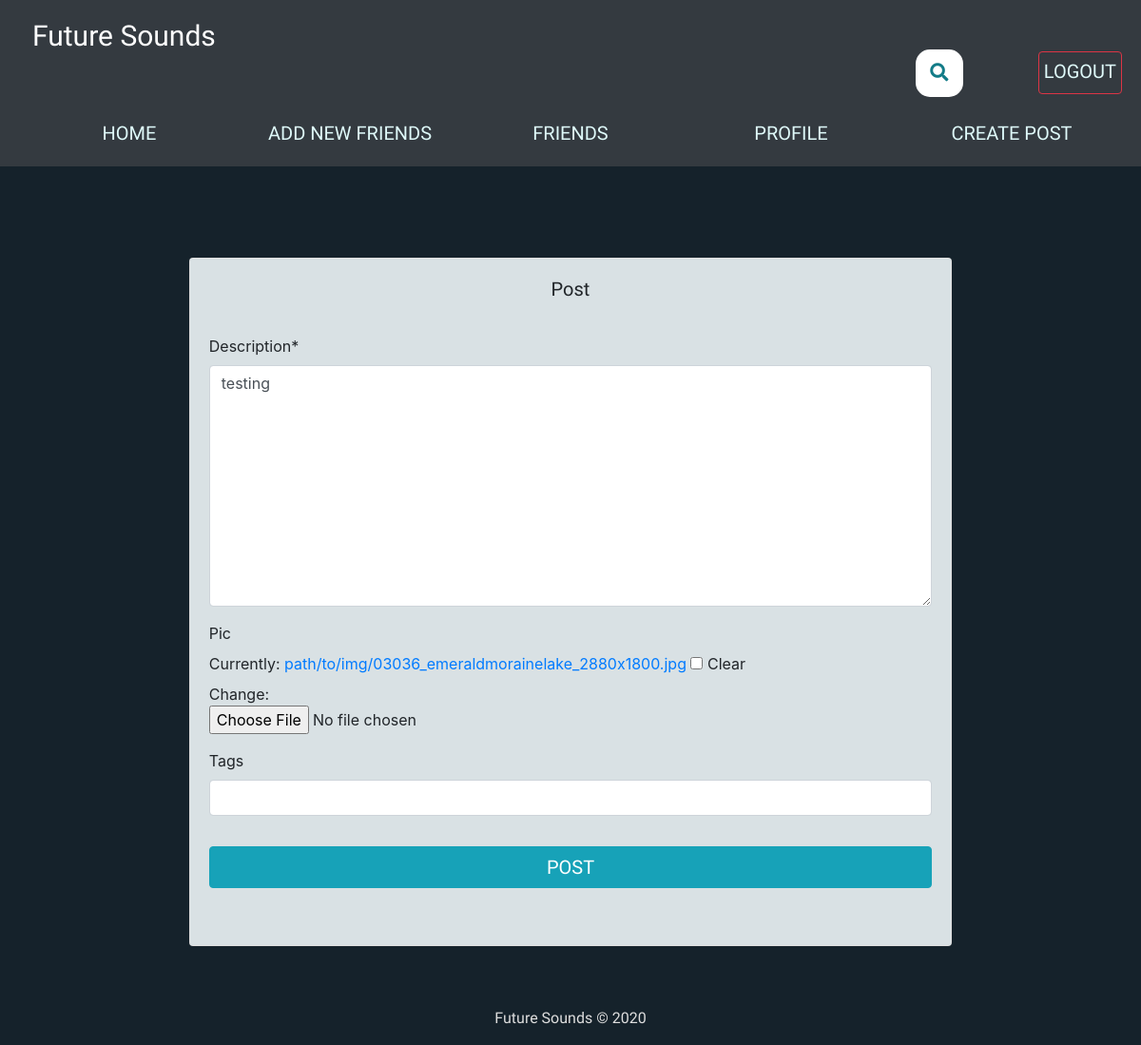
Page /post/22/update/ (signed in) on the earlier database version.
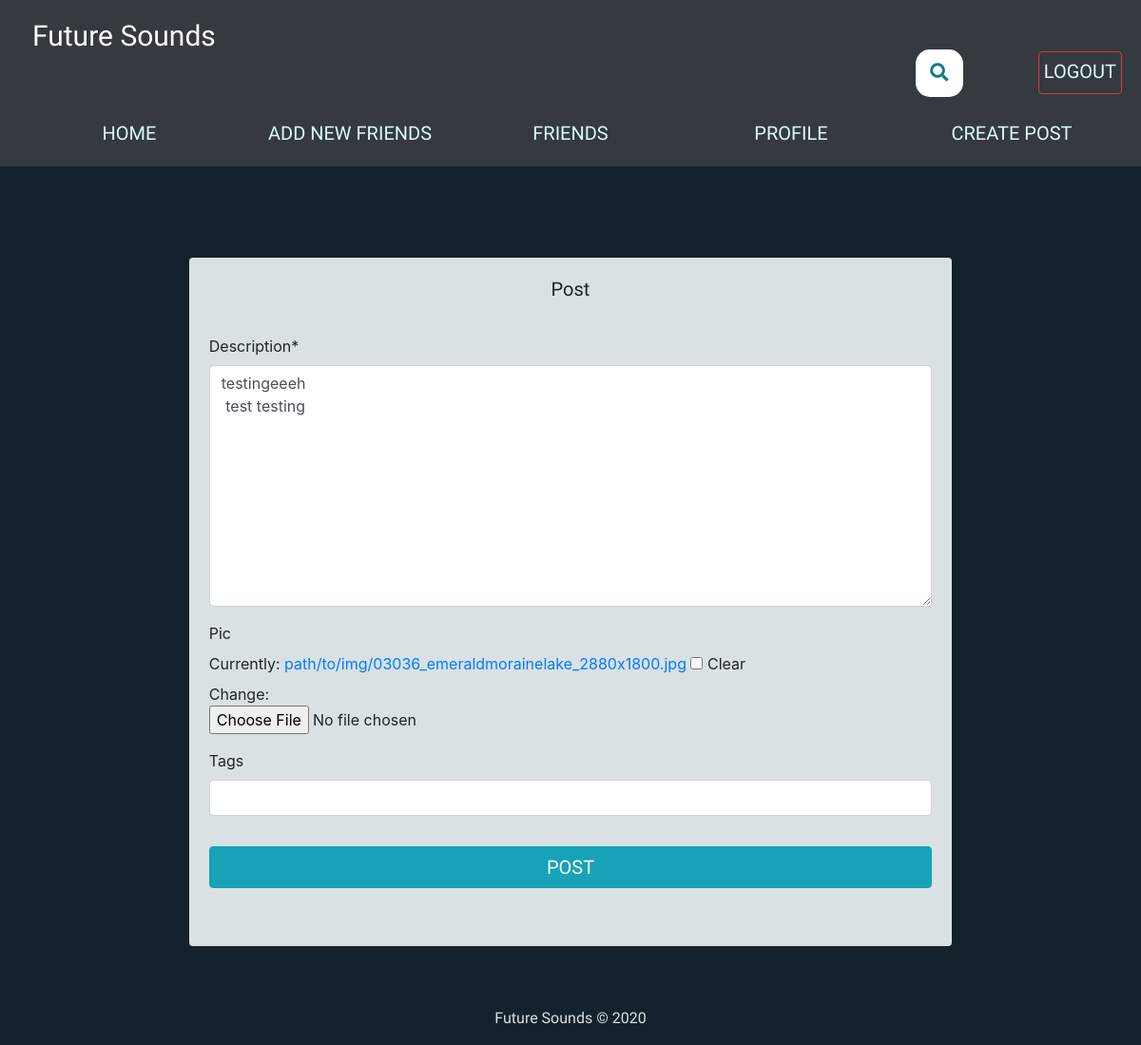
Same page on the later database version.
### feed/models.py (models this page shows, shortened)
class Post(models.Model):
	description = models.TextField(max_length=255)
	pic = models.ImageField(upload_to='path/to/img', blank=True)
	date_posted = models.DateTimeField(default=timezone.now)
	user_name = models.ForeignKey(User, on_delete=models.CASCADE)
	tags = models.CharField(max_length=100, blank=True)

### feed/views.py (the view, shortened to what this page needs)
# urls.py: path('post/<int:pk>/update/', PostUpdateView.as_view(), name='post-update'),
class PostUpdateView(LoginRequiredMixin, UserPassesTestMixin, UpdateView):
    model = Post
    fields = ['description', 'pic', 'tags']
    template_name = 'feed/create_post.html'
    def test_func(self):
        post = self.get_object()
        if self.request.user == post.user_name:
            return True
        return False

### feed/templates/feed/create_post.html (shortened to what this page needs)
{% extends "feed/layout.html" %}
{% load static %}
{% load crispy_forms_tags %}
{% block searchform %}
<div class="container2">
<link rel="stylesheet" href="https://use.fontawesome.com/releases/v5.3.1/css/all.css"
integrity="sha384-mzrmE5qonljUremFsqc01SB46JvROS7bZs3IO2EmfFsd15uHvIt+Y8vEf7N7fWAU">
<form class="searchbar" action="{% url 'search_posts' %}" method="get"">
  <button id="search_btn" type="submit">
  <i class="fa fa-search"></i>
  </button>
</form>
</div>
{% endblock searchform %}
{% block content %}
<br><br>
<div class="container">
    <div class="row">
      <div class="col-sm-12 col-md-9 col-lg-9 mx-auto">
        <div class="card card-signin my-5">
          <div class="card-body">
            <h5 class="card-title text-center"><b>Post</b></h5>
            <form class="form-signin" method = "POST" enctype="multipart/form-data">
            <fieldset class="form-group"><br>
                {{ form|crispy }}
            </fieldset>
            <div class="form-group">
                <button class="btn btn-info btn-primary btn-block text-uppercase post_button" type="submit">Post</button><br>
            </div>
        </form>
    </div>
    </div>
    </div>
    </div>
</div>
{% endblock content %}

Differences in the rows shown:
changed Post: description "testing" → "testingeeeh test testing"
